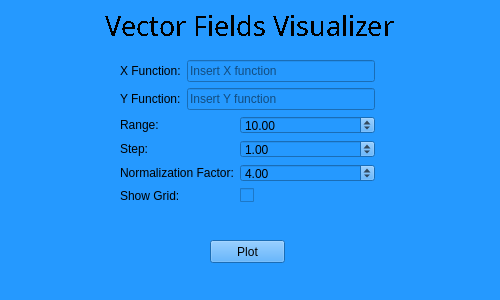
<?xml version="1.0" encoding="UTF-8"?>
<ui version="4.0">
 <class>Form</class>
 <widget class="QWidget" name="Form">
  <property name="geometry">
   <rect>
    <x>0</x>
    <y>0</y>
    <width>500</width>
    <height>300</height>
   </rect>
  </property>
  <property name="windowTitle">
   <string>Form</string>
  </property>
  <property name="windowIcon">
   <iconset>
    <normaloff>testicon.ico</normaloff>testicon.ico</iconset>
  </property>
  <property name="styleSheet">
   <string notr="true">background-color: rgb(37, 153, 255);</string>
  </property>
  <widget class="QLabel" name="program_title">
   <property name="geometry">
    <rect>
     <x>100</x>
     <y>10</y>
     <width>300</width>
     <height>30</height>
    </rect>
   </property>
   <property name="sizePolicy">
    <sizepolicy hsizetype="Minimum" vsizetype="Minimum">
     <horstretch>0</horstretch>
     <verstretch>0</verstretch>
    </sizepolicy>
   </property>
   <property name="font">
    <font>
     <family>Sylfaen</family>
     <pointsize>20</pointsize>
     <weight>50</weight>
     <bold>false</bold>
     <stylestrategy>NoAntialias</stylestrategy>
     <kerning>true</kerning>
    </font>
   </property>
   <property name="layoutDirection">
    <enum>Qt::LeftToRight</enum>
   </property>
   <property name="styleSheet">
    <string notr="true"/>
   </property>
   <property name="text">
    <string>Vector Fields Visualizer</string>
   </property>
   <property name="alignment">
    <set>Qt::AlignCenter</set>
   </property>
  </widget>
  <widget class="QPushButton" name="plot_pushButton">
   <property name="geometry">
    <rect>
     <x>210</x>
     <y>240</y>
     <width>75</width>
     <height>23</height>
    </rect>
   </property>
   <property name="text">
    <string>Plot</string>
   </property>
  </widget>
  <widget class="QWidget" name="">
   <property name="geometry">
    <rect>
     <x>120</x>
     <y>60</y>
     <width>255</width>
     <height>143</height>
    </rect>
   </property>
   <layout class="QVBoxLayout" name="verticalLayout">
    <item>
     <layout class="QFormLayout" name="formLayout">
      <property name="sizeConstraint">
       <enum>QLayout::SetDefaultConstraint</enum>
      </property>
      <property name="labelAlignment">
       <set>Qt::AlignLeading|Qt::AlignLeft|Qt::AlignVCenter</set>
      </property>
      <property name="formAlignment">
       <set>Qt::AlignJustify|Qt::AlignVCenter</set>
      </property>
      <item row="0" column="0">
       <widget class="QLabel" name="label_2">
        <property name="text">
         <string>X Function:</string>
        </property>
       </widget>
      </item>
      <item row="0" column="1">
       <widget class="QLineEdit" name="x_lineEdit">
        <property name="inputMask">
         <string/>
        </property>
        <property name="text">
         <string/>
        </property>
        <property name="placeholderText">
         <string>Insert X function</string>
        </property>
        <property name="clearButtonEnabled">
         <bool>false</bool>
        </property>
       </widget>
      </item>
      <item row="1" column="0">
       <widget class="QLabel" name="label_3">
        <property name="text">
         <string>Y Function:</string>
        </property>
       </widget>
      </item>
      <item row="1" column="1">
       <widget class="QLineEdit" name="y_lineEdit">
        <property name="text">
         <string/>
        </property>
        <property name="placeholderText">
         <string>Insert Y function</string>
        </property>
       </widget>
      </item>
     </layout>
    </item>
    <item>
     <layout class="QFormLayout" name="formLayout_2">
      <item row="0" column="0">
       <widget class="QLabel" name="label_4">
        <property name="text">
         <string>Range:</string>
        </property>
       </widget>
      </item>
      <item row="0" column="1">
       <widget class="QDoubleSpinBox" name="doubleSpinBox">
        <property name="maximum">
         <double>100000000000000.000000000000000</double>
        </property>
        <property name="value">
         <double>10.000000000000000</double>
        </property>
       </widget>
      </item>
      <item row="1" column="0">
       <widget class="QLabel" name="label_5">
        <property name="text">
         <string>Step:</string>
        </property>
       </widget>
      </item>
      <item row="1" column="1">
       <widget class="QDoubleSpinBox" name="doubleSpinBox_2">
        <property name="maximum">
         <double>10000000000000.000000000000000</double>
        </property>
        <property name="value">
         <double>1.000000000000000</double>
        </property>
       </widget>
      </item>
      <item row="2" column="0">
       <widget class="QLabel" name="label_6">
        <property name="text">
         <string>Normalization Factor:</string>
        </property>
       </widget>
      </item>
      <item row="2" column="1">
       <widget class="QDoubleSpinBox" name="doubleSpinBox_3">
        <property name="minimum">
         <double>0.030000000000000</double>
        </property>
        <property name="maximum">
         <double>20.000000000000000</double>
        </property>
        <property name="value">
         <double>4.000000000000000</double>
        </property>
       </widget>
      </item>
      <item row="3" column="0">
       <widget class="QLabel" name="label_7">
        <property name="text">
         <string>Show Grid:</string>
        </property>
       </widget>
      </item>
      <item row="3" column="1">
       <widget class="QCheckBox" name="checkBox">
        <property name="text">
         <string/>
        </property>
        <property name="tristate">
         <bool>false</bool>
        </property>
       </widget>
      </item>
     </layout>
    </item>
   </layout>
  </widget>
 </widget>
 <resources/>
 <connections>
  <connection>
   <sender>plot_pushButton</sender>
   <signal>released()</signal>
   <receiver>Form</receiver>
   <slot>plot_values()</slot>
   <hints>
    <hint type="sourcelabel">
     <x>461</x>
     <y>250</y>
    </hint>
    <hint type="destinationlabel">
     <x>304</x>
     <y>233</y>
    </hint>
   </hints>
  </connection>
  <connection>
   <sender>x_lineEdit</sender>
   <signal>textEdited(QString)</signal>
   <receiver>Form</receiver>
   <slot>set_x()</slot>
   <hints>
    <hint type="sourcelabel">
     <x>333</x>
     <y>89</y>
    </hint>
    <hint type="destinationlabel">
     <x>234</x>
     <y>58</y>
    </hint>
   </hints>
  </connection>
  <connection>
   <sender>y_lineEdit</sender>
   <signal>textEdited(QString)</signal>
   <receiver>Form</receiver>
   <slot>set_y()</slot>
   <hints>
    <hint type="sourcelabel">
     <x>357</x>
     <y>106</y>
    </hint>
    <hint type="destinationlabel">
     <x>162</x>
     <y>116</y>
    </hint>
   </hints>
  </connection>
  <connection>
   <sender>checkBox</sender>
   <signal>stateChanged(int)</signal>
   <receiver>Form</receiver>
   <slot>set_grid(int)</slot>
   <hints>
    <hint type="sourcelabel">
     <x>126</x>
     <y>270</y>
    </hint>
    <hint type="destinationlabel">
     <x>359</x>
     <y>182</y>
    </hint>
   </hints>
  </connection>
  <connection>
   <sender>doubleSpinBox</sender>
   <signal>valueChanged(double)</signal>
   <receiver>Form</receiver>
   <slot>set_range(double)</slot>
   <hints>
    <hint type="sourcelabel">
     <x>172</x>
     <y>194</y>
    </hint>
    <hint type="destinationlabel">
     <x>126</x>
     <y>76</y>
    </hint>
   </hints>
  </connection>
  <connection>
   <sender>doubleSpinBox_2</sender>
   <signal>valueChanged(double)</signal>
   <receiver>Form</receiver>
   <slot>set_step(double)</slot>
   <hints>
    <hint type="sourcelabel">
     <x>155</x>
     <y>228</y>
    </hint>
    <hint type="destinationlabel">
     <x>71</x>
     <y>219</y>
    </hint>
   </hints>
  </connection>
  <connection>
   <sender>doubleSpinBox_3</sender>
   <signal>valueChanged(double)</signal>
   <receiver>Form</receiver>
   <slot>set_normalization(double)</slot>
   <hints>
    <hint type="sourcelabel">
     <x>128</x>
     <y>248</y>
    </hint>
    <hint type="destinationlabel">
     <x>24</x>
     <y>163</y>
    </hint>
   </hints>
  </connection>
 </connections>
 <slots>
  <slot>plot_values()</slot>
  <slot>set_x()</slot>
  <slot>set_y()</slot>
  <slot>set_grid(int)</slot>
  <slot>set_range(double)</slot>
  <slot>set_step(double)</slot>
  <slot>set_normalization(double)</slot>
 </slots>
</ui>
